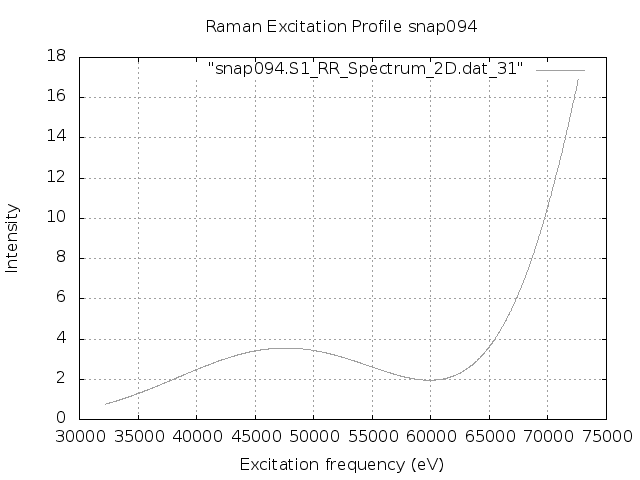

The script that saved this image:
set terminal png
set output "snap094.S1.REP_frozen.png"
set xlabel 'Excitation frequency (eV)'
set ylabel 'Intensity'
set title "Raman Excitation Profile snap094"
set grid
set autoscale
plot "snap094.S1_RR_Spectrum_2D.dat_31" with lines lc "blue"
exit
